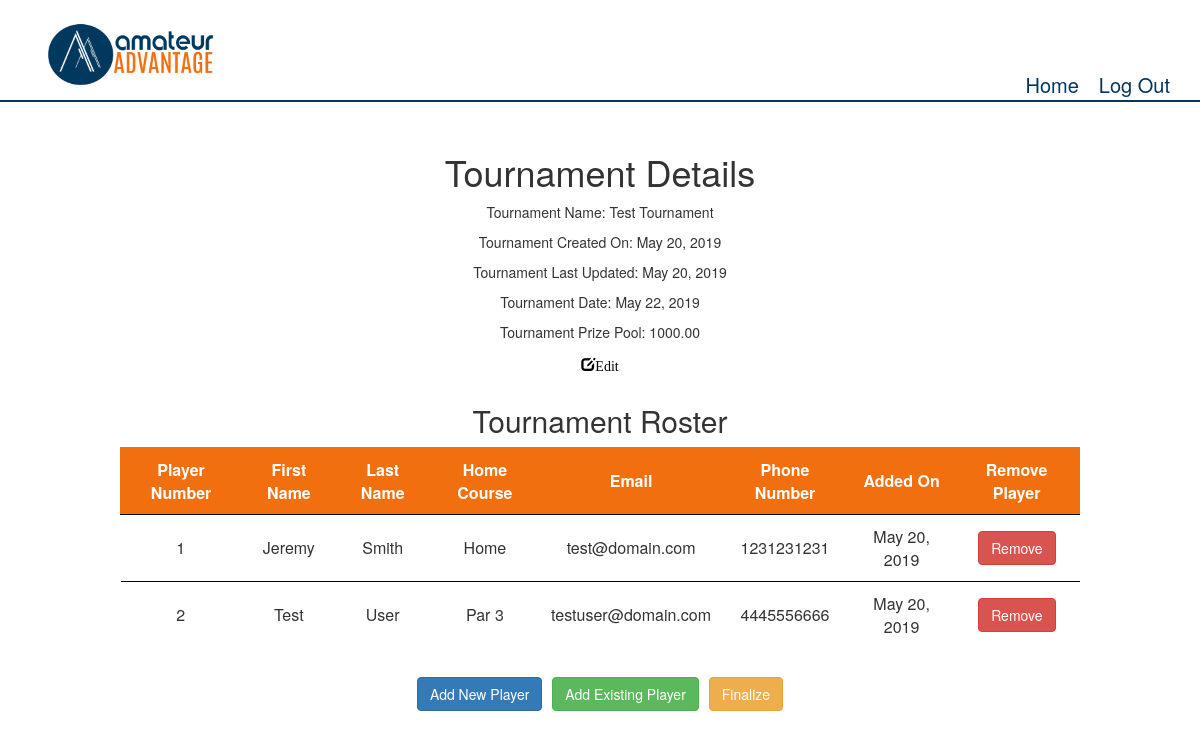
The app's page /tournament/updateTournament/25 (signed in) with its own data.
### tournament/models.py (models this page shows, shortened)
class tournament (models.Model):
    user_choices = ((1,'active'), (2,'abandoned'), (3,'in_progress'), (4,'complete'))
    tournament_id = models.AutoField(primary_key = True)
    tournament_name = models.CharField(max_length = 50)
    shop = models.ForeignKey(proShop, related_name='shopTournament', on_delete=models.CASCADE)
    players = models.ManyToManyField(
        player,
        through='playerResults',
        through_fields=('tournament','player')
        )
    number_of_players = models.PositiveIntegerField(null=True, default=0)
    created_on = models.DateField(auto_now_add = True)
    last_updated = models.DateField(auto_now = True)
    tournament_date = models.DateField()
    prize_pool = models.DecimalField(max_digits=11,decimal_places=2, blank=True, null=True, default = 0.00)
    status = models.PositiveSmallIntegerField(
                  choices=user_choices,
                  default=1)
    def getTournamentFromID(id):
        return tournament.objects.filter(tournament_id = id)[0]

class playerResults (models.Model):
    flight_choices = ((1,'Flight 1'), (2,'Flight 2'), (3,'Flight 3'), (4,'Flight 4'), (5,'Flight 5'), (6,'Flight 6'), (7,'Flight 7'), (8,'Flight 8'),
                     (9,'Flight 9'), (10,'Flight 10'))
    division_choices = ((1,'Senior'), (2,'Women'), (3,'Junior'),(4,'Men'))
    tournament = models.ForeignKey(tournament, related_name = 'tournamentSet',on_delete=models.CASCADE)
    player = models.ForeignKey(player, related_name='tournamentPlayer', on_delete=models.CASCADE)
    amount_won = models.DecimalField(max_digits=11,decimal_places=2, blank=True, null=True, default = 0.00)
    position = models.PositiveIntegerField(blank=True, null=True, default = '0')
    flight = models.PositiveSmallIntegerField(
                  choices=flight_choices,
                  default=1)
    division = models.PositiveSmallIntegerField(
                  choices=division_choices,
                  default=1)
    added_on = models.DateField(auto_now_add = True)
    class Meta:
        verbose_name_plural = 'playerResults'

### users/models.py (models this page shows, shortened)
class player (models.Model):
    user = models.OneToOneField(CustomUser, related_name='userPlayer', on_delete=models.CASCADE, primary_key = True)
    address = models.CharField(max_length = 50)
    homeCourse = models.CharField(max_length = 50)
    insrt_timestamp = models.DateField(auto_now_add = True)
    chnge_timestamp = models.DateField(auto_now = True)
    pin = models.CharField(max_length=128, default='0000')

class CustomUser(AbstractUser):
    user_choices = ((1,'admin'), (2,'player'), (3,'shop'), (4,'buyer'), (5, 'exec'))
    objects = CustomUserManager()
    userType = models.PositiveSmallIntegerField(
                  choices=user_choices,
                  default=1)
    phoneNumber = models.CharField(max_length = 10, null=True)
    def isShop(user):
        if user.userType == 3:
            return True
        else:
            return False

### tournament/views.py (the view, shortened to what this page needs)
# urls.py: path('updateTournament/<id>', views.updateTournament, name='updateTournament'),
@login_required
@user_passes_test(shop_test,login_url='/', redirect_field_name=None)
def updateTournament(request, id):
    curTournament = tournament.getTournamentFromID(id) #grab the current tournament
    curShop = request.user.userShop #get Shop name
    userType = request.user.userType #get user type
    playerInlineFormSet = inlineformset_factory(CustomUser, player, fields = ('address','homeCourse'),can_delete=False) #add player form
    tournamentPlayers = playerResults.objects.filter(tournament = curTournament)
    if curTournament.status == 3:
            return redirect('tournamentResults', id=curTournament.tournament_id)
    else:
        print(str(request.method))
        return render(request, 'tournaments/updateTournament.html',{
            'curTournament' : curTournament,
            'tournamentPlayers': tournamentPlayers,
        })

### tournament/views.py (called while the page is built)
def shop_test(user):
    return CustomUser.isShop(user)

### templates/tournaments/updateTournament.html (shortened to what this page needs)
{% extends 'base.html' %}
{% load static %}
{% block css %}
<link rel="stylesheet" type="text/css" href="{% static 'tournament/update.css' %}">
{% endblock %}
{% block content %}
<div class='tournDetails'>
    <h1>Tournament Details</h1>
        <p>Tournament Name: {{ curTournament.tournament_name }}</p>
        <p>Tournament Created On: {{ curTournament.created_on }}</p>
        <p>Tournament Last Updated: {{ curTournament.last_updated }}</p>
        <p>Tournament Date: {{ curTournament.tournament_date }}</p>
        <p>Tournament Prize Pool: {{ curTournament.prize_pool }}</p>
    <button class='glyphicon glyphicon-edit editButton btn'>Edit</button>
</div>
    <h2>Tournament Roster</h2>
    <form method='post'>
        <table>
            <thead>
                <th>Player Number</th>
                <th>First Name</th>
                <th>Last Name</th>
                <th>Home Course</th>
                <th>Email</th>
                <th>Phone Number</th>
                <th>Added On</th>
                <th>Remove Player</th>
            </thead>
            <tbody>
                {% for player in tournamentPlayers %}
                    <tr>
                        <td>{{ forloop.counter }}</td>
                        <td>{{ player.player.user.first_name }}</td>
                        <td>{{ player.player.user.last_name }}</td>
                        <td>{{ player.player.homeCourse }}</td>
                        <td>{{ player.player.user.email }}</td>
                        <td>{{ player.player.user.phoneNumber }}</td>
                        <td>{{ player.added_on }}</td>
                        <td class='buttonCol'><button  type='submit' name='action' value="remove {{ player.player.user.id }}"  class="btn btn-danger">Remove</button></td>
                    </tr>
                {% endfor %}
            </tbody>
        </table>
    </form>
    <form method = 'post'>{% csrf_token %}
        <div class='buttonHolder'>
            <button class='btn btn-primary' type='submit' name = "action" value='addPlayer'>Add New Player</button>
            <button class='btn btn-success' type='submit' name = "action" value='addExisting'>Add Existing Player</button>
            <button type='submit' name='action' value="finalize {{curTournament.tournament_id}}" class = "btn btn-warning">Finalize</button>
        </div>
    </form>
{% endblock %}

### static/tournament/update.css (style rules this page uses)
table { margin:0 auto; }
td, tr, th { padding: 10px; text-align:center; }
tbody tr { border-top:1px solid black; }
th { text-align:center; border:none; }
thead { background-color:rgb(241,111,15); color:white; border:1px solid rgb(241,111,15); }
.buttonCol { text-align:center; }
.tournDetails { text-align:center; }
.buttonHolder { padding:10px; display:flex; flex-shrink:0; justify-content:center; }
.buttonHolder button { margin:5px; }
.editButton { color:black; background-color:transparent; margin-bottom:10px; padding:0px; }

### records on screen
tournament: tournament_name "Test Tournament", created_on "May 20, 2019", last_updated "May 20, 2019", tournament_date "May 22, 2019", prize_pool "1000.00"
playerResults: player.user.first_name "Jeremy", player.user.last_name "Smith", player.homeCourse "Home", player.user.email "test@domain.com", player.user.phoneNumber "1231231231", added_on "May 20, 2019"
playerResults: player.user.first_name "Test", player.user.last_name "User", player.homeCourse "Par 3", player.user.email "testuser@domain.com", player.user.phoneNumber "4445556666", added_on "May 20, 2019"
